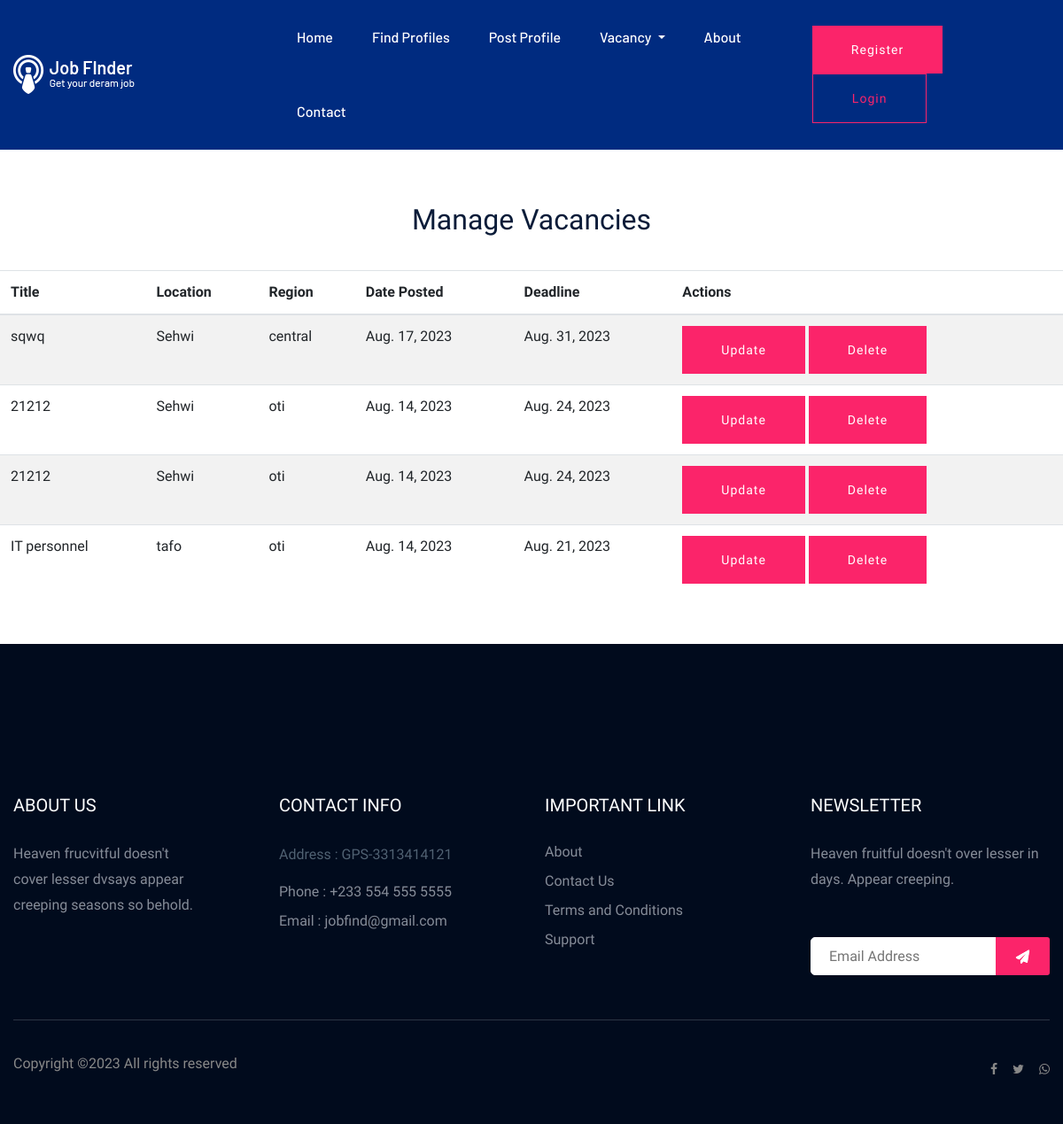
Page /manage_vacancies/ on the committed database.
### app/models.py (models this page shows, shortened)
class Vacancy(models.Model):
    REGIONS_CHOICES = [
    ('ashanti', 'Ashanti Region'),
    ('brong', 'Brong Region'),
    ('central', 'Central Region '),
    ('eastern', 'Eastern Region '),
    ('greater_accra', 'Greater Accra Region'),
    ('northern', 'Northern Region '),
    ('savannah', 'Savannah Region '),
    ('north_east', 'North-East Region '),
    ('upper_east', 'Upper East Region '),
    ('bono_east', 'Bono East Region '),
    ('ahafo', 'Ahafo Region '),
    ('oti', 'Oti Region '),
    ('volta', 'Volta Region'),
    ('western', 'Western Region'),
    ('western_north', 'Western North Region'),
    ('upper_west', 'Upper West Region '),
]
    CATEGORY_CHOICES = [
        ('Information Technology', 'Information Technology'),
        ('Healthcare', 'Healthcare'),
        ('Finance', 'Finance'),
        ('Marketing and Advertising', 'Marketing and Advertising'),
        ('Education', 'Education'),
        ('Engineering', 'Engineering'),
        ('Sales', 'Sales'),
        ('Human Resources', 'Human Resources'),
        ('Art and Design', 'Art and Design'),
        ('Science', 'Science'),
        ('Construction and Trades', 'Construction and Trades'),
        ('Legal', 'Legal'),
        ('Customer Service', 'Customer Service'),
        ('Media and Journalism', 'Media and Journalism'),
        ('Transportation and Logistics', 'Transportation and Logistics'),
        ('Other', 'Other'),
    ]
    company_name= models.CharField(max_length=20, blank=False, null=False)
    user = models.ForeignKey(User, on_delete=models.CASCADE)
    age = models.CharField(max_length=20, blank=True, null=True)
    telephone = models.IntegerField()
    email = models.CharField(max_length=200)
    title = models.CharField(max_length=100)
    description = models.TextField()
    location = models.CharField(max_length=100)
    categories = models.CharField(max_length=100, choices=CATEGORY_CHOICES)
    regions = models.CharField(max_length=50, choices=REGIONS_CHOICES)
    skills = models.CharField(max_length=200)
    salary = models.CharField(max_length=50, blank=True, null=True)
    deadline = models.DateField()
    company_logo = models.ImageField(upload_to='company_logos/', blank=True, null=True)
    date_posted = models.DateField(auto_created=True,default=timezone.now)
    is_approved = models.BooleanField(default=False)

### app/views.py (the view)
# urls.py: path('manage_vacancies/', views.manage_vacancies, name='manage_vacancies'),
def manage_vacancies(request):
    vacancies = Vacancy.objects.order_by('-date_posted')
    return render(request, 'manage_vacancies.html', {'vacancies': vacancies})

### app/templates/manage_vacancies.html
{% extends 'base.html' %}
{% block content %}
<div class="container" style="padding: 0px 0px 40px 0px">
    <h2 style="padding: 60px 0px 30px 0px; text-align: center">Manage Vacancies</h2>
    <table class="table table-hover table-striped">
        <thead>
            <tr>
                <th>Title</th>
                <th>Location</th>
                <th>Region</th>
                <th>Date Posted</th>
                <th>Deadline</th>
                <th>Actions</th>
            </tr>
        </thead>
        <tbody>
            {% for vacancy in vacancies %}
            <tr>
                <td>{{ vacancy.title }}</td>
                <td>{{ vacancy.location }}</td>
                <td>{{ vacancy.regions }}</td>
                <td>{{ vacancy.date_posted }}</td>
                <td>{{ vacancy.deadline }}</td>
                <td>
                    <a href="{% url 'update_vacancy' vacancy.pk %}" class="btn btn-primary btn-sm">Update</a>
                    <a href="{% url 'delete_vacancy' vacancy.pk %}" class="btn btn-danger btn-sm">Delete</a>
                </td>
            </tr>
            {% endfor %}
        </tbody>
    </table>
</div>
{% endblock %}

### rows in the picture
Vacancy: title "sqwq", location "Sehwi", regions "central", date_posted "Aug. 17, 2023", deadline "Aug. 31, 2023"
Vacancy: title "21212", location "Sehwi", regions "oti", date_posted "Aug. 14, 2023", deadline "Aug. 24, 2023"
Vacancy: title "21212", location "Sehwi", regions "oti", date_posted "Aug. 14, 2023", deadline "Aug. 24, 2023"
Vacancy: title "IT personnel", location "tafo", regions "oti", date_posted "Aug. 14, 2023", deadline "Aug. 21, 2023"
